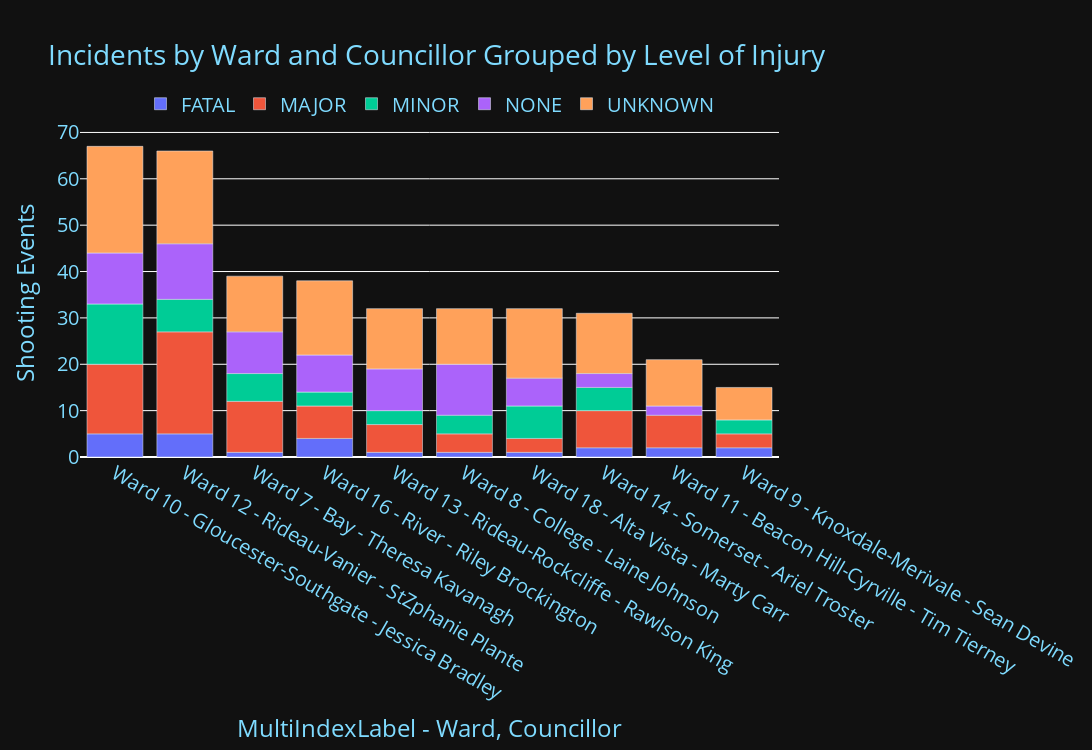

The notebook cell this image was saved under:
### Code cell
df_ward_overall = df[['Ward','Councillor','Level_of_Injury','ID']]\
            .groupby(['Ward','Councillor','Level_of_Injury']).count()    
df_ward_overall =df_ward_overall.reset_index()
top_10_wards_overall = df[['Ward','Councillor']].value_counts().head(10)
df_Top10Wards_overall = df_ward_overall.set_index('Ward').loc[top_10_wards_overall.index.get_level_values('Ward')]
df_Top10Wards_overall = df_Top10Wards_overall.reset_index()
pivot_Top10Wards_overall_df = df_Top10Wards_overall.pivot(index=['Ward','Councillor'], columns='Level_of_Injury', values='ID')
pivot_Top10Wards_overall_df = pivot_Top10Wards_overall_df.reindex(index = top_10_wards_overall.index, columns = pivot_Top10Wards_overall_df.columns)
pivot_Top10Wards_overall_df = pivot_Top10Wards_overall_df.reset_index()
pivot_Top10Wards_overall_df = pivot_Top10Wards_overall_df.set_index('Ward')
pivot_Top10Wards_overall_dfa = pivot_Top10Wards_overall_df.drop(columns='Councillor')
pivot_Top10Wards_overall_dfb = pivot_Top10Wards_overall_df.reset_index()
pivot_Top10Wards_overall_dfb['MultiIndexLabel'] =pivot_Top10Wards_overall_dfb['Ward'].astype(str) + ' - ' + pivot_Top10Wards_overall_dfb['Councillor']

fig3 = px.bar(pivot_Top10Wards_overall_dfb, x ='MultiIndexLabel', y =pivot_Top10Wards_overall_dfa.columns, width=1200,height = 750,
    labels={"value" : 'Shooting Events', "variable": "Level of Injury",'MultiIndexLabel':'MultiIndexLabel - Ward, Councillor'})
            
fig3.update_layout(
    legend_title_text='',
    plot_bgcolor=colors['background'],
    paper_bgcolor=colors['background'], 
    font_color=colors['text'], 
    autosize=True,
    font ={'size': 20},
    hoverlabel= {'font_size': 27},
    title={'text': "Incidents by Ward and Councillor Grouped by Level of Injury",
        'x': 0.4,                                                                               # Center the title horizontally
        'xanchor': 'center'                                                                     # Anchor the title to the center
    },
    legend=dict(orientation="h",
    yanchor="top",
    y=1.14,
    xanchor="center",
    x=0.5
    ),
    margin=dict(t=130),
)

### Figure 1 — Plotly figure (JSON) as saved in the notebook; plotly's stock layout.template omitted (floating-point values rounded to 4 significant figures)
{"data": [{"alignmentgroup": "True", "hovertemplate": "Level of Injury=FATAL<br>MultiIndexLabel - Ward, Councillor=%{x}<br>Shooting Events=%{y}<extra></extra>", "legendgroup": "FATAL", "marker": {"color": "#636efa", "pattern": {"shape": ""}}, "name": "FATAL", "offsetgroup": "FATAL", "orientation": "v", "showlegend": true, "textposition": "auto", "x": ["Ward 10 - Gloucester-Southgate - Jessica Bradley", "Ward 12 - Rideau-Vanier - StZphanie Plante", "Ward 7 - Bay - Theresa Kavanagh", "Ward 16 - River - Riley Brockington", "Ward 13 - Rideau-Rockcliffe - Rawlson King", "Ward 8 - College - Laine Johnson", "Ward 18 - Alta Vista - Marty Carr", "Ward 14 - Somerset - Ariel Troster", "Ward 11 - Beacon Hill-Cyrville - Tim Tierney", "Ward 9 - Knoxdale-Merivale - Sean Devine"], "xaxis": "x", "y": [5, 5, 1, 4, 1, 1, 1, 2, 2, 2], "yaxis": "y", "type": "bar"}, {"alignmentgroup": "True", "hovertemplate": "Level of Injury=MAJOR<br>MultiIndexLabel - Ward, Councillor=%{x}<br>Shooting Events=%{y}<extra></extra>", "legendgroup": "MAJOR", "marker": {"color": "#EF553B", "pattern": {"shape": ""}}, "name": "MAJOR", "offsetgroup": "MAJOR", "orientation": "v", "showlegend": true, "textposition": "auto", "x": ["Ward 10 - Gloucester-Southgate - Jessica Bradley", "Ward 12 - Rideau-Vanier - StZphanie Plante", "Ward 7 - Bay - Theresa Kavanagh", "Ward 16 - River - Riley Brockington", "Ward 13 - Rideau-Rockcliffe - Rawlson King", "Ward 8 - College - Laine Johnson", "Ward 18 - Alta Vista - Marty Carr", "Ward 14 - Somerset - Ariel Troster", "Ward 11 - Beacon Hill-Cyrville - Tim Tierney", "Ward 9 - Knoxdale-Merivale - Sean Devine"], "xaxis": "x", "y": [15, 22, 11, 7, 6, 4, 3, 8, 7, 3], "yaxis": "y", "type": "bar"}, {"alignmentgroup": "True", "hovertemplate": "Level of Injury=MINOR<br>MultiIndexLabel - Ward, Councillor=%{x}<br>Shooting Events=%{y}<extra></extra>", "legendgroup": "MINOR", "marker": {"color": "#00cc96", "pattern": {"shape": ""}}, "name": "MINOR", "offsetgroup": "MINOR", "orientation": "v", "showlegend": true, "textposition": "auto", "x": ["Ward 10 - Gloucester-Southgate - Jessica Bradley", "Ward 12 - Rideau-Vanier - StZphanie Plante", "Ward 7 - Bay - Theresa Kavanagh", "Ward 16 - River - Riley Brockington", "Ward 13 - Rideau-Rockcliffe - Rawlson King", "Ward 8 - College - Laine Johnson", "Ward 18 - Alta Vista - Marty Carr", "Ward 14 - Somerset - Ariel Troster", "Ward 11 - Beacon Hill-Cyrville - Tim Tierney", "Ward 9 - Knoxdale-Merivale - Sean Devine"], "xaxis": "x", "y": [13, 7, 6, 3, 3, 4, 7, 5, null, 3], "yaxis": "y", "type": "bar"}, {"alignmentgroup": "True", "hovertemplate": "Level of Injury=NONE<br>MultiIndexLabel - Ward, Councillor=%{x}<br>Shooting Events=%{y}<extra></extra>", "legendgroup": "NONE", "marker": {"color": "#ab63fa", "pattern": {"shape": ""}}, "name": "NONE", "offsetgroup": "NONE", "orientation": "v", "showlegend": true, "textposition": "auto", "x": ["Ward 10 - Gloucester-Southgate - Jessica Bradley", "Ward 12 - Rideau-Vanier - StZphanie Plante", "Ward 7 - Bay - Theresa Kavanagh", "Ward 16 - River - Riley Brockington", "Ward 13 - Rideau-Rockcliffe - Rawlson King", "Ward 8 - College - Laine Johnson", "Ward 18 - Alta Vista - Marty Carr", "Ward 14 - Somerset - Ariel Troster", "Ward 11 - Beacon Hill-Cyrville - Tim Tierney", "Ward 9 - Knoxdale-Merivale - Sean Devine"], "xaxis": "x", "y": [11, 12, 9, 8, 9, 11, 6, 3, 2, null], "yaxis": "y", "type": "bar"}, {"alignmentgroup": "True", "hovertemplate": "Level of Injury=UNKNOWN<br>MultiIndexLabel - Ward, Councillor=%{x}<br>Shooting Events=%{y}<extra></extra>", "legendgroup": "UNKNOWN", "marker": {"color": "#FFA15A", "pattern": {"shape": ""}}, "name": "UNKNOWN", "offsetgroup": "UNKNOWN", "orientation": "v", "showlegend": true, "textposition": "auto", "x": ["Ward 10 - Gloucester-Southgate - Jessica Bradley", "Ward 12 - Rideau-Vanier - StZphanie Plante", "Ward 7 - Bay - Theresa Kavanagh", "Ward 16 - River - Riley Brockington", "Ward 13 - Rideau-Rockcliffe - Rawlson King", "Ward 8 - College - Laine Johnson", "Ward 18 - Alta Vista - Marty Carr", "Ward 14 - Somerset - Ariel Troster", "Ward 11 - Beacon Hill-Cyrville - Tim Tierney", "Ward 9 - Knoxdale-Merivale - Sean Devine"], "xaxis": "x", "y": [23, 20, 12, 16, 13, 12, 15, 13, 10, 7], "yaxis": "y", "type": "bar"}], "layout": {"xaxis": {"anchor": "y", "domain": [0, 1], "title": {"text": "MultiIndexLabel - Ward, Councillor"}}, "yaxis": {"anchor": "x", "domain": [0, 1], "title": {"text": "Shooting Events"}}, "legend": {"title": {"text": ""}, "tracegroupgap": 0, "orientation": "h", "yanchor": "top", "y": 1.14, "xanchor": "center", "x": 0.5}, "margin": {"t": 130}, "barmode": "relative", "height": 750, "width": 1200, "font": {"color": "#7FDBFF", "size": 20}, "hoverlabel": {"font": {"size": 27}}, "title": {"text": "Incidents by Ward and Councillor Grouped by Level of Injury", "x": 0.4, "xanchor": "center"}, "plot_bgcolor": "#111111", "paper_bgcolor": "#111111", "autosize": true}}
